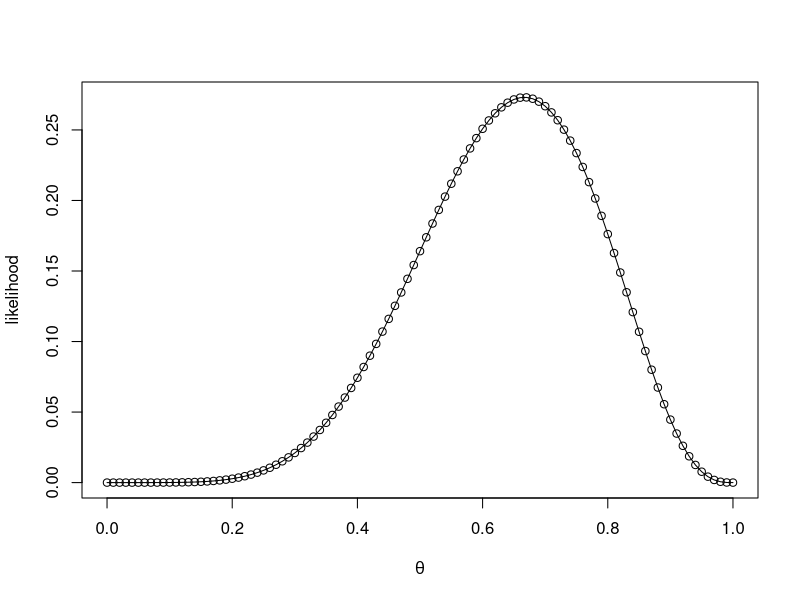
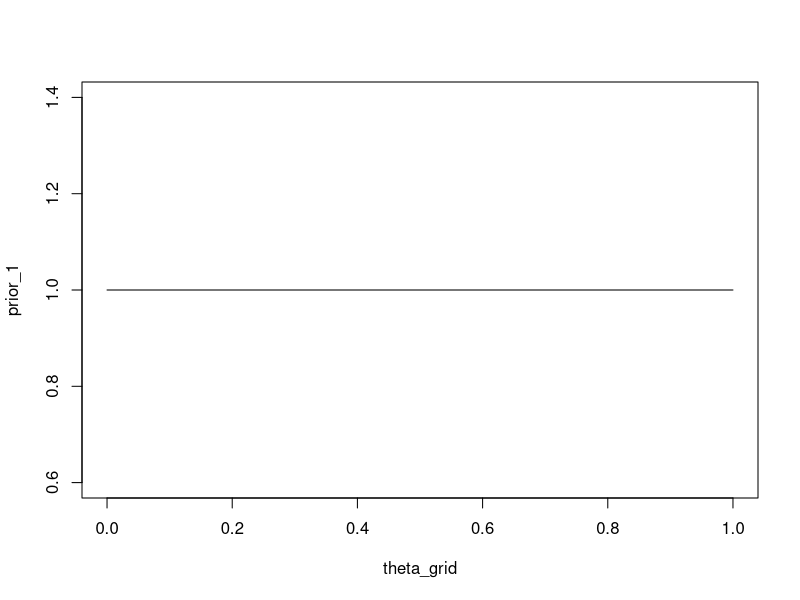
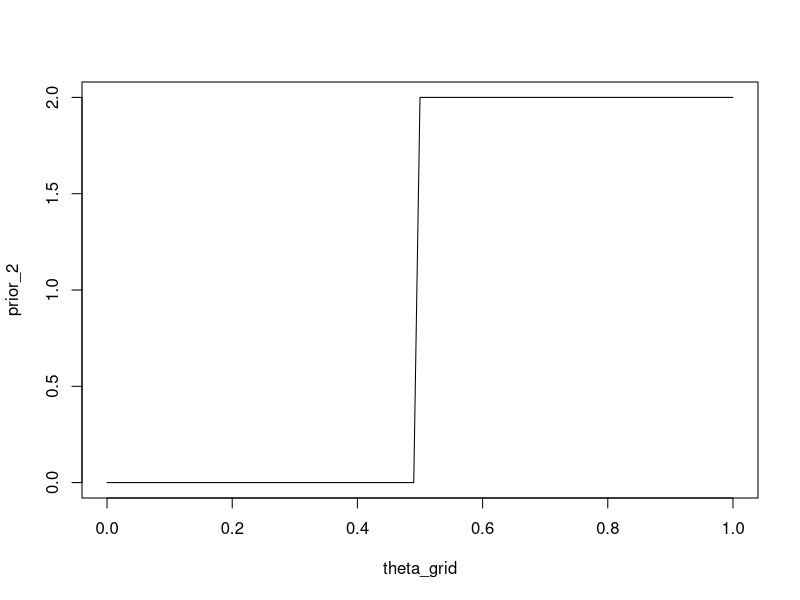
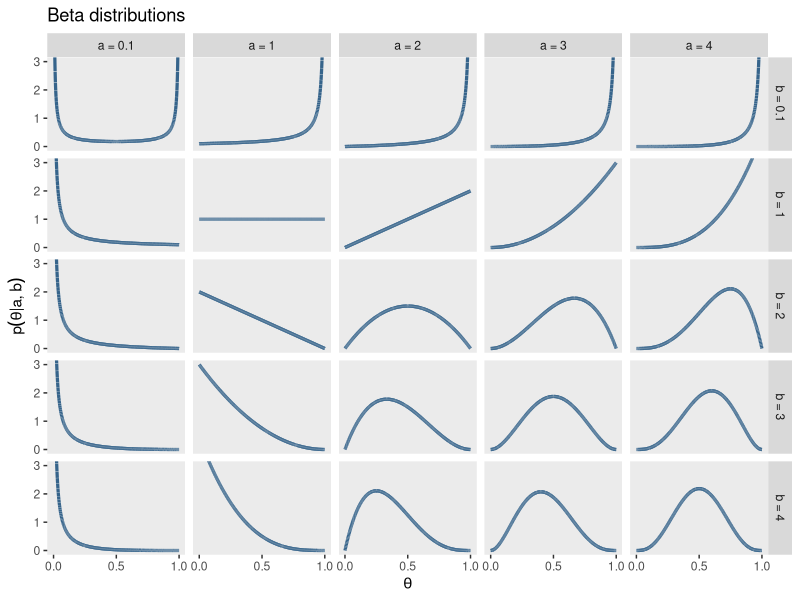
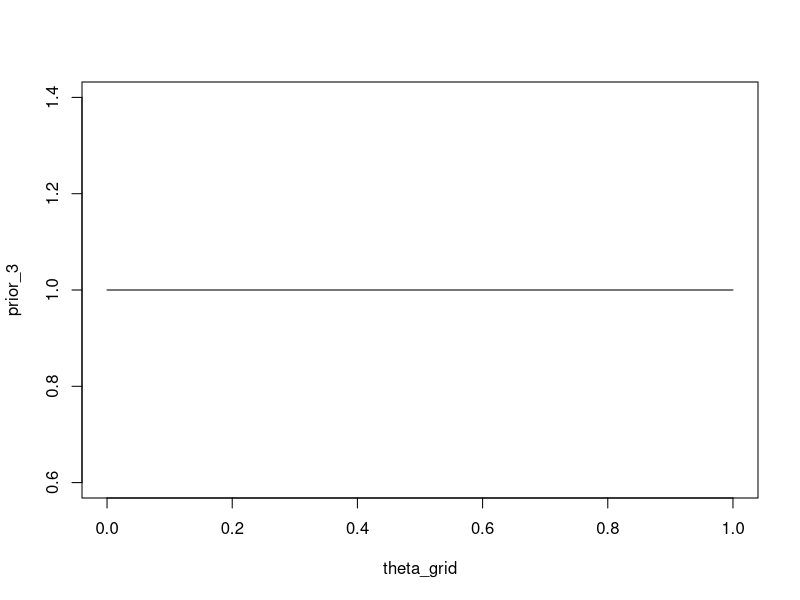
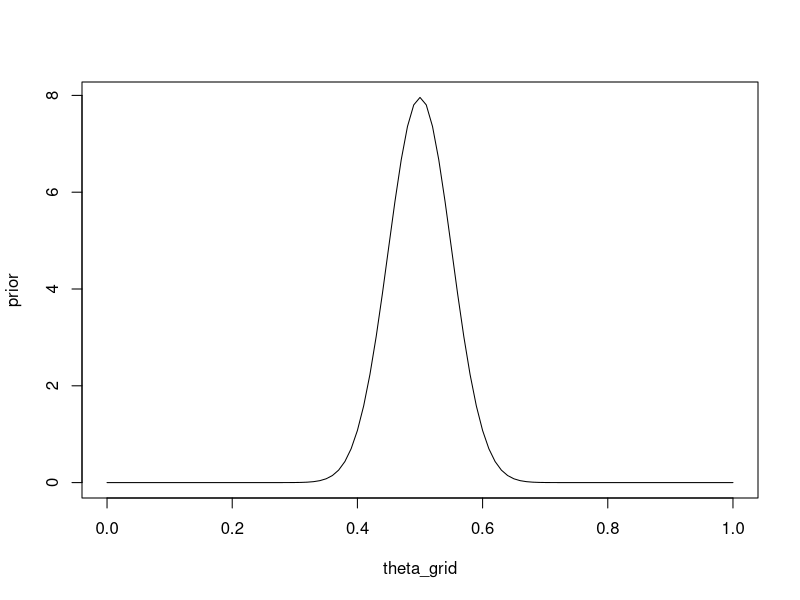
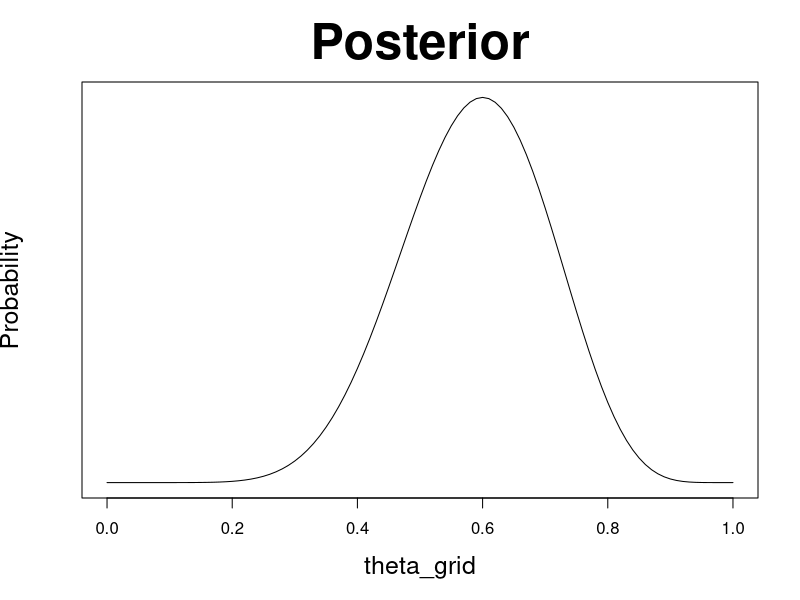
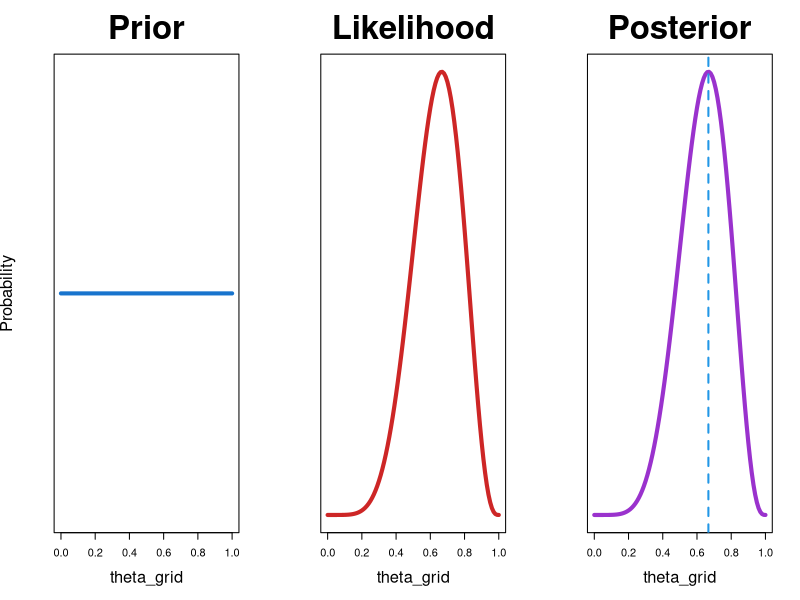

Write R code to recreate these figures, in order.
## ---- chunk 1
#| include: false
# Set working directory of R
knitr::opts_knit$set(root.dir = "../../data/session-11")

# library(webexercises)
## ---- chunk 2
wins <- 6
games <- 9
## ---- chunk 3
n_points <- 101
theta_grid <- seq( from=0 , to=1 , length.out = n_points )
## ---- chunk 4
dbinom(x = wins, size = games, prob = 0.5)
## ---- chunk 5
1 - pbinom(q = 5, size = games, prob = 0.5)
## ---- chunk 6
pbinom(q = 5, size = games, prob = 0.5, lower.tail = FALSE)
## ---- chunk 7
likelihood <- dbinom(wins , size = games , prob = theta_grid)
## ---- chunk 8
plot(theta_grid, likelihood, xlab = expression(theta), ylab = "likelihood")
lines(theta_grid, likelihood, type = "l", lty = 1)
## ---- chunk 9

## ---- chunk 10
theta_grid[which.max(likelihood)]
## ---- chunk 11
n_points <- 101
theta_grid <- seq( from=0 , to=1 , length.out = n_points )
## ---- chunk 12
prior_1 <- rep(1, length(theta_grid))
## ---- chunk 13
plot(theta_grid, prior_1, "type" = "l")
## ---- chunk 14
prior_2 <- ifelse(theta_grid < 0.5, 0, 2)
## ---- chunk 15
plot(theta_grid, prior_2, type = "l")
## ---- chunk 16
#| label: fig-betadist
#| fig-cap: "Beta distributions"

library(tidyverse)

length <- 1e4
d <- crossing(shape1 = c(.1, 1:4),
           shape2 = c(.1, 1:4)) |>
  tidyr::expand(nesting(shape1, shape2),
         x = seq(from = 0, to = 1, length.out = length)) |> 
  mutate(a = str_c("a = ", shape1),
         b = str_c("b = ", shape2),
         group = rep(1:length, each = 25))
## ---- chunk 17
d |> 
  ggplot(aes(x = x, group = group)) +
  
  geom_line(aes(y = dbeta(x, shape1 = shape1, shape2 = shape2)),
            color = "steelblue4", linewidth = 1.1) +
  scale_x_continuous(expression(theta), breaks = c(0, .5, 1)) +
  coord_cartesian(ylim = c(0, 3)) +
  labs(title = "Beta distributions",
       y = expression(p(theta*"|"*a*", "*b))) +
  theme(panel.grid = element_blank()) +
  facet_grid(b~a)
## ---- chunk 18
prior_3 <- dbeta(x = theta_grid, shape1 = 1, shape2 = 1)
## ---- chunk 19
plot(theta_grid, prior_3, type = "l")
## ---- chunk 20
prior <- dbeta(x = theta_grid, shape1 = 50, shape2 = 50)
## ---- chunk 21
plot(theta_grid, prior, type = "l")
## ---- chunk 22
wins <- 6
games <- 9
## ---- chunk 23
prior <- dbeta(x = theta_grid, shape1 = 4, shape2 = 4)
likelihood <- dbinom(wins , size = games , prob = theta_grid)
## ---- chunk 24
unstandardized_posterior <- likelihood * prior
## ---- chunk 25
posterior <- unstandardized_posterior / sum(unstandardized_posterior)
## ---- chunk 26
plot(theta_grid, posterior, type = "l", yaxt = 'n', ylab = 'Probability', 
        main = "Posterior", cex.lab = 1.5, cex.main = 3)
## ---- chunk 27
compute_posterior = function(likelihood, prior){
  # compute product of likelihood and prior
  unstandardized_posterior <- likelihood * prior
  
  # standardize the posterior, so it sums to 1
  posterior <- unstandardized_posterior / sum(unstandardized_posterior)
  
  out <- tibble(prior, likelihood, posterior)
  out
}
## ---- chunk 28
plot_posterior <- function(df, mle = 6/9){
with(df, {
    par(mfrow=c(1, 3))
    plot(theta_grid , prior, type="l", main="Prior", col = "dodgerblue3", 
            lwd = 4, yaxt = 'n', ylab = 'Probability', cex.lab = 1.5, cex.main = 3)
    plot(theta_grid , likelihood, type = "l", main = "Likelihood", col = "firebrick3", 
            lwd = 4, yaxt = 'n', ylab = '', cex.lab = 1.5, cex.main = 3)
    plot(theta_grid , posterior , type = "l", main = "Posterior", col = "darkorchid3", 
            lwd = 4, yaxt = 'n', ylab = '', cex.lab = 1.5, cex.main = 3)
    abline(v = mle, col = 4, lty = 2, lwd = 2)
  } )
}
## ---- chunk 29
prior <- dbeta(x = theta_grid, shape1 = 1, shape2 = 1)
likelihood <- dbinom(wins , size = games , prob = theta_grid)
## ---- chunk 30
df <- compute_posterior(likelihood, prior)
## ---- chunk 31
plot_posterior(df)
## ---- chunk 32
prior <- ifelse(theta_grid < 0.5, 0, 1)
likelihood <- dbinom(wins , size = games , prob = theta_grid)
## ---- chunk 33
df <- compute_posterior(likelihood, prior)
## ---- chunk 34
plot_posterior(df)
## ---- chunk 35
prior <- dbeta(x = theta_grid, shape1 = 4, shape2 = 4)
## ---- chunk 36
plot(theta_grid, prior, "l")
## ---- chunk 37
posterior <- dbeta(x = theta_grid, shape1 = 7, shape2 = 5)
## ---- chunk 38
tibble(prior = prior, 
       posterior = posterior, 
       theta = theta_grid) |> 
  pivot_longer(c(prior, posterior), names_to = "distribution") |> 
  ggplot(aes(theta, value, color = distribution)) +
  geom_line(size = 2) +
  scale_color_viridis_d(end = 0.8) +
  ylab("") +
      theme_minimal()
## ---- chunk 39
update_beta <- function(a, b, k, N) {
  theta_grid <- seq(0, 1, length = 101)
  dbeta(x = theta_grid, shape1 = a + k, shape2 = b + N-k)
}
## ---- chunk 40
posterior <- update_beta(a = 4, b = 4, k = 3, N = 4)
## ---- chunk 41
tibble(prior = prior, 
       posterior = posterior, 
       theta = theta_grid) |> 
  pivot_longer(c(prior, posterior), names_to = "distribution") |> 
  ggplot(aes(theta, value, color = distribution)) +
  geom_line(size = 2) +
  scale_color_viridis_d(end = 0.8) +
  ylab("") +
      theme_minimal()
## ---- chunk 42
prior <- dbeta(x = theta_grid, shape1 = 1, shape2 = 1)
likelihood <- dbinom(wins, size = games , prob = theta_grid)
## ---- chunk 43
df <- compute_posterior(likelihood, prior)
## ---- chunk 44
plot_posterior(df)
## ---- chunk 45
n_samples <- 1e3

samples <- theta_grid |> sample(size = n_samples, replace = TRUE, prob = df$posterior)
## ---- chunk 46
head(samples, 10)
## ---- chunk 47
mean(samples)
## ---- chunk 48
quantile(samples, c(0.25, 0.5, 0.75))
## ---- chunk 49
quantile(samples, c(0.025, 1 - 0.025))
